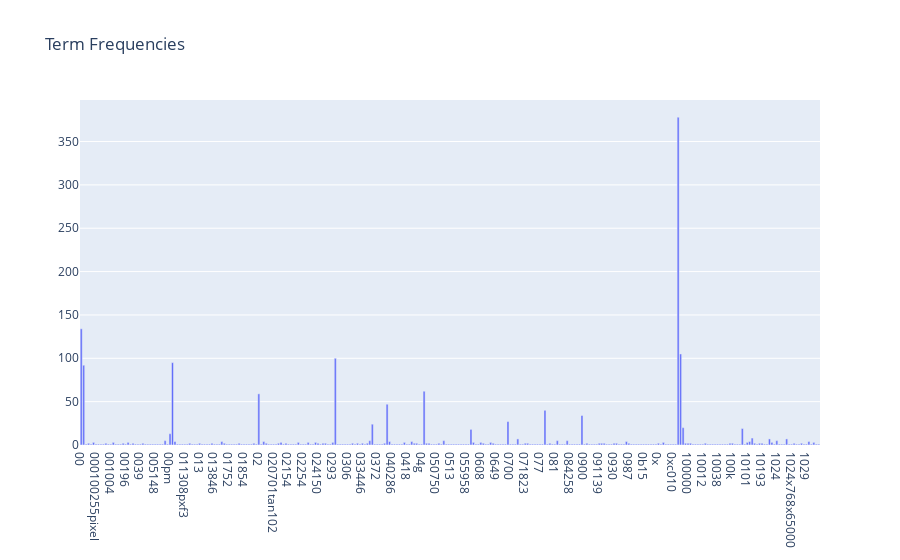

Notebook cell for this chart:
### Markdown cell above
### >>> **Exercise 13 (take home):**
If you want a nicer interactive visualization here, I would encourage you try to install and use plotly to achieve this.

### Code cell
# Answer here

import plotly as py
import plotly.graph_objs as go
from plotly.offline import init_notebook_mode, iplot
init_notebook_mode(connected=True)
#for i in term_frequencies:
    
# Trace
trace_basic = [go.Bar(
            x = count_vect.get_feature_names()[:300],
            y = term_frequencies[:300],
        )]
# Layout
layout_basic = go.Layout(title='Term Frequencies')
# Figure    
figure_basic = go.Figure(data = trace_basic, layout = layout_basic)
# Plot
iplot(figure_basic)

### Figure 1 — Plotly figure (JSON) as saved in the notebook; plotly's stock layout.template omitted (floating-point values rounded to 4 significant figures; data arrays with more than 128 entries replaced by an {"elided": "..."} marker saying what was removed)
{"data": [{"type": "bar", "x": {"elided": "300 str values"}, "y": {"elided": "300 int values"}}], "layout": {"title": {"text": "Term Frequencies"}}}
